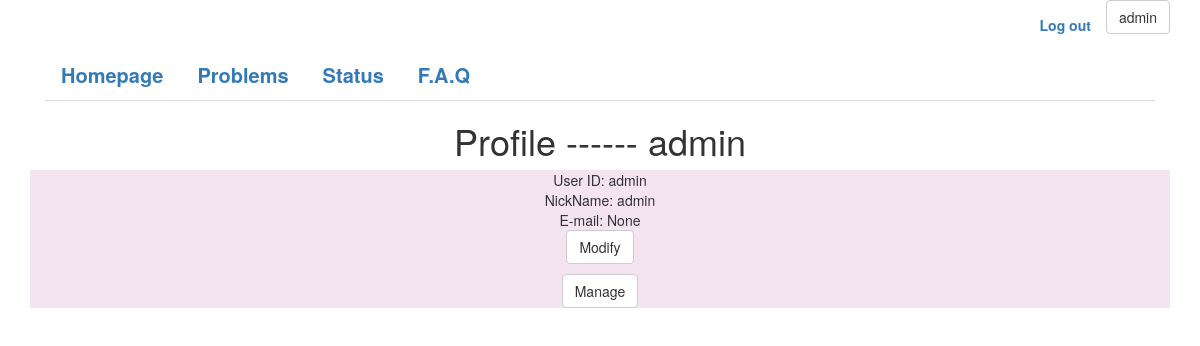
/admin/ (signed in), run on the app's committed database.
### App/models.py (models this page shows, shortened)
class User(db.Model):
    id = db.Column(db.Integer)
    userid = db.Column(db.String(20), primary_key = True, unique = True)
    nickname = db.Column(db.String(20))
    password = db.Column(db.String(20), index = True)
    role = db.Column(db.Boolean)
    email = db.Column(db.String(100), unique = True)
    accnt = db.Column(db.Integer, default = 0)
    submission = db.Column(db.Integer, default = 0)
    def is_authenticated(self):
        return True
    def is_admin(self):
        return self.role

### App/view.py (the view)
@app.route('/<userid>/')
def Profile(userid):
  return render_template('profile.html')

### App/view.py (called while the page is built)
@loginmng.user_loader
def load_user(userid):
    return User.query.get(userid)

@app.before_request
def before_request():
  g.user = current_user
  if g.user.is_authenticated():
    g.url = url_for('Profile', userid = g.user.userid)

### App/templates/profile.html (shortened to what this page needs)
<!DOCTYPE html>
<html>
	<head>
		<link href = "../static/css/main.css" rel = "stylesheet">
		<link rel="stylesheet" href="../static/css/bootstrap.css">
	</head>
	<body>
		<div class = "container">
			<div class="collapse navbar-collapse" >
			{% if g.user.is_authenticated() %}
				<ul class="nav navbar-nav navbar-right">
					<button class="btn btn-default dropdown-toggle" type="button" id="dropdownMenu1" data-toggle="dropdown" aria-expanded="true">
                    {{ g.user.userid }}
                    </button>
					<li> <a href = "/logout"> Log out </a> </li>
				</ul>
			{% endif %}
				<div class = "main">
		            <ul class = "nav nav-tabs">
		                <li> <a href = "/"> Homepage </a> </li>
		                <li> <a href = "/problems/"> Problems </a> </li>
		                <li> <a href = "/status/"> Status </a> </li>
		                <li> <a href = "/FAQ/"> F.A.Q </a> </li>
		            </ul>
				</div>
			<center> <h1>Profile ------  {{ g.user.userid }}</h1> </center>
			</div>
	    	<div class = "center" id = "profile">
	    		<center>
					<p class = "center">
						User ID:
						{{ g.user.userid }}
						 <br/>
						NickName:
						{{ g.user.nickname }}
						<br/>
						E-mail:
						{{ g.user.email }}
						<br/>
						<a href="{{g.url}}modify" class="btn btn-default" role="button" >Modify </a>
						<br/>
						{% if g.user.is_admin() %}
							<div class="btn-group" role="group" id = "submit">
								<a href= {{ url_for('Manage')}} class="btn btn-default" role="button"> Manage</a>
							</div>
						{% endif %}
					</p>
				</center>
			</div>
		</div>
	</body>
</html>

### App/static/css/main.css (style rules this page uses)
.nav { font-weight: bold; }
.nav-tabs { font-size: 20px; }
.main { font-weight: bold; font-size: 20px; right: 30px; margin-top: 50px; }
#profile { background-color: rgba(235,210,230, 0.6); }

### data on the page
User: user.userid "admin", user.nickname "admin", user.email "None"
